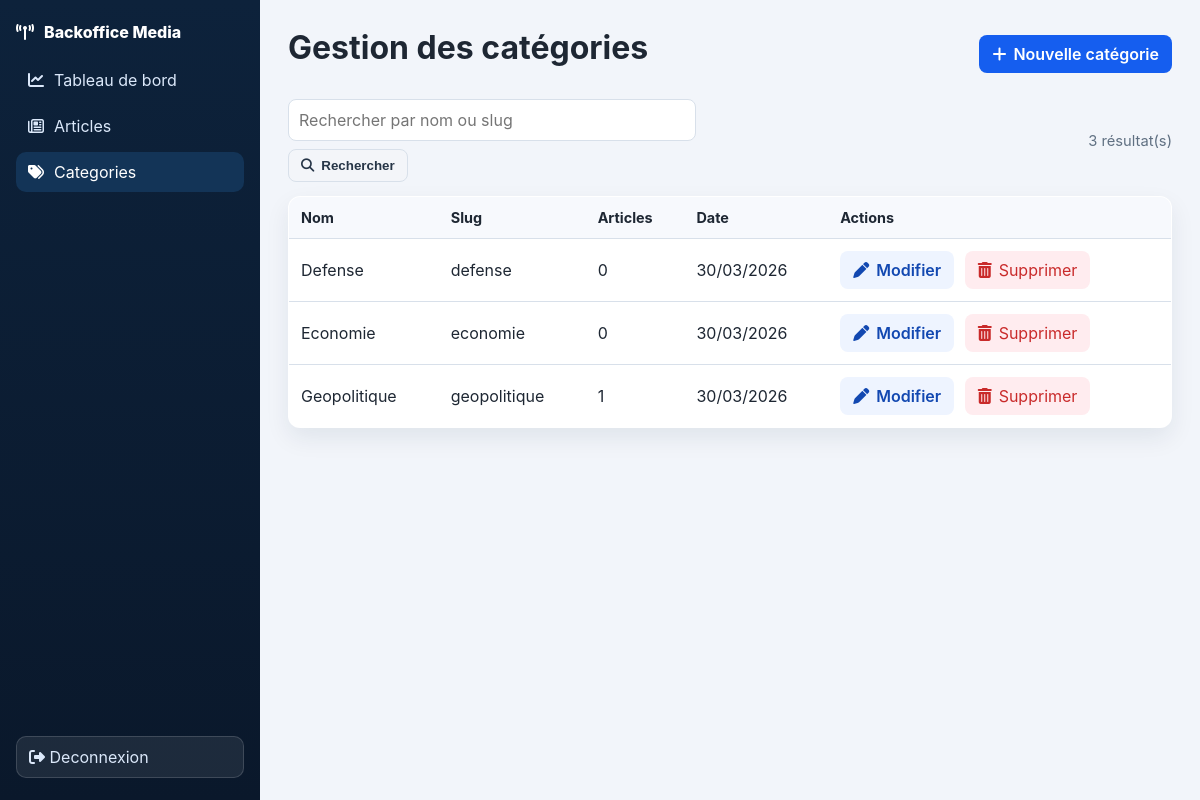
Before: /backoffice/public/categories/list.php?error=notfound with the older database file.
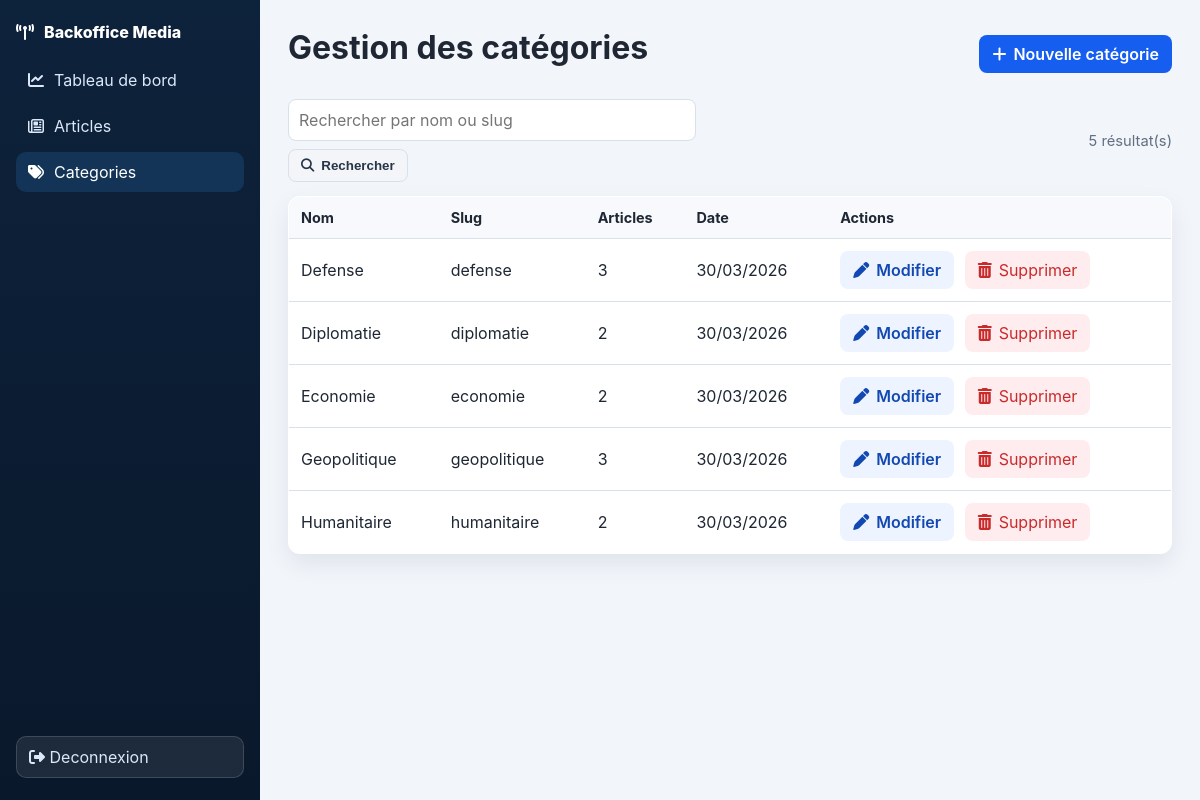
After: the same page with the newer database file.
### tables this page shows
CREATE TABLE IF NOT EXISTS categories (
	id INT UNSIGNED AUTO_INCREMENT PRIMARY KEY,
	nom VARCHAR(120) NOT NULL,
	slug VARCHAR(150) NOT NULL UNIQUE,
	created_at TIMESTAMP NOT NULL DEFAULT CURRENT_TIMESTAMP
);

### backoffice/public/categories/list.php (the view, shortened to what this page needs)
<?php
$db = getDB();
$q = trim((string)($_GET['q'] ?? ''));
$page = max(1, (int)($_GET['page'] ?? 1));
$perPage = 10;
$offset = ($page - 1) * $perPage;
$where = '';
$countStmt = $db->prepare("SELECT COUNT(*) FROM categories c $where");
$countStmt->execute();
$totalItems = (int)$countStmt->fetchColumn();
$stmt = $db->prepare(
	"SELECT c.id, c.nom, c.slug, c.created_at, COUNT(a.id) AS total_articles
	 FROM categories c
	 LEFT JOIN articles a ON a.categorie_id = c.id
	 $where
	 GROUP BY c.id, c.nom, c.slug, c.created_at
	 ORDER BY c.nom ASC
	 LIMIT :limit OFFSET :offset"
);
$stmt->bindValue(':limit', $perPage, PDO::PARAM_INT);
$stmt->bindValue(':offset', $offset, PDO::PARAM_INT);
$stmt->execute();
$categories = $stmt->fetchAll();
require_once '../../includes/header.php';
?>
<div class="page-header">
	<h1>Gestion des catégories</h1>
	<a href="create.php" class="btn-primary"><i class="fa-solid fa-plus"></i> Nouvelle catégorie</a>
</div>
<div class="filters-bar">
	<form method="get" class="search-form">
		<input type="text" name="q" value="<?= htmlspecialchars($q) ?>" placeholder="Rechercher par nom ou slug">
		<button type="submit" class="btn-secondary"><i class="fa-solid fa-magnifying-glass"></i> Rechercher</button>
	</form>
	<p class="results-count"><?= $totalItems ?> résultat(s)</p>
</div>
<table class="data-table">
	<thead>
		<tr>
			<th>Nom</th>
			<th>Slug</th>
			<th>Articles</th>
			<th>Date</th>
			<th>Actions</th>
		</tr>
	</thead>
	<tbody>
	<?php foreach ($categories as $cat): ?>
		<tr>
			<td><?= htmlspecialchars($cat['nom']) ?></td>
			<td><?= htmlspecialchars($cat['slug']) ?></td>
			<td><?= (int)$cat['total_articles'] ?></td>
			<td><?= date('d/m/Y', strtotime($cat['created_at'])) ?></td>
			<td class="actions">
				<a href="edit.php?id=<?= (int)$cat['id'] ?>" class="btn-edit"><i class="fa-solid fa-pen"></i> Modifier</a>
				<form method="post" action="delete.php" class="inline-form" onsubmit="return confirm('Supprimer cette categorie ?');">
					<button type="submit" class="btn-delete"><i class="fa-solid fa-trash-can"></i> Supprimer</button>
				</form>
			</td>
		</tr>
	<?php endforeach; ?>
	</tbody>
</table>
<?php require_once '../../includes/footer.php'; ?>

Changed rows visible on the page:
computed for categories "Defense": total_articles "0" → "3"
added categories: nom "Diplomatie", slug "diplomatie", total_articles "2", created_at "30/03/2026"
computed for categories "Economie": total_articles "0" → "2"
computed for categories "Geopolitique": total_articles "1" → "3"
added categories: nom "Humanitaire", slug "humanitaire", total_articles "2", created_at "30/03/2026"
Other visible differences:
$totalItems: "3" → "5"
